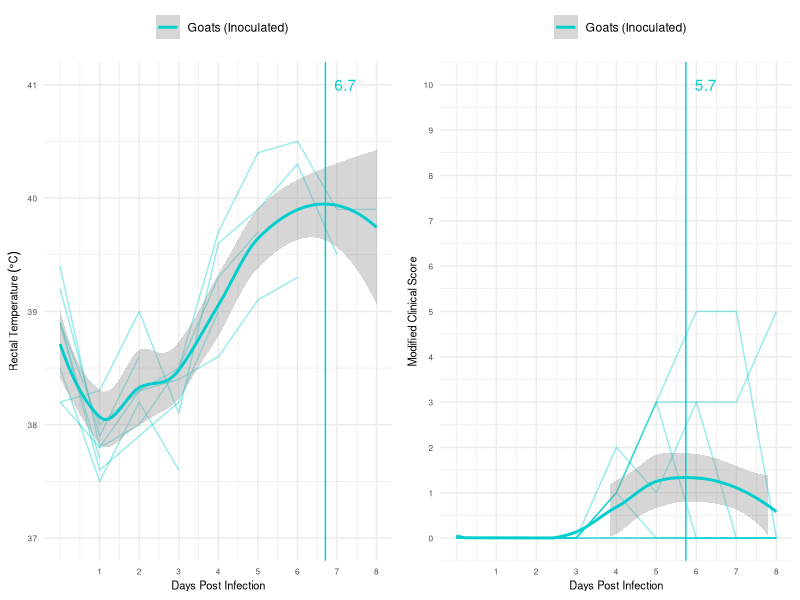
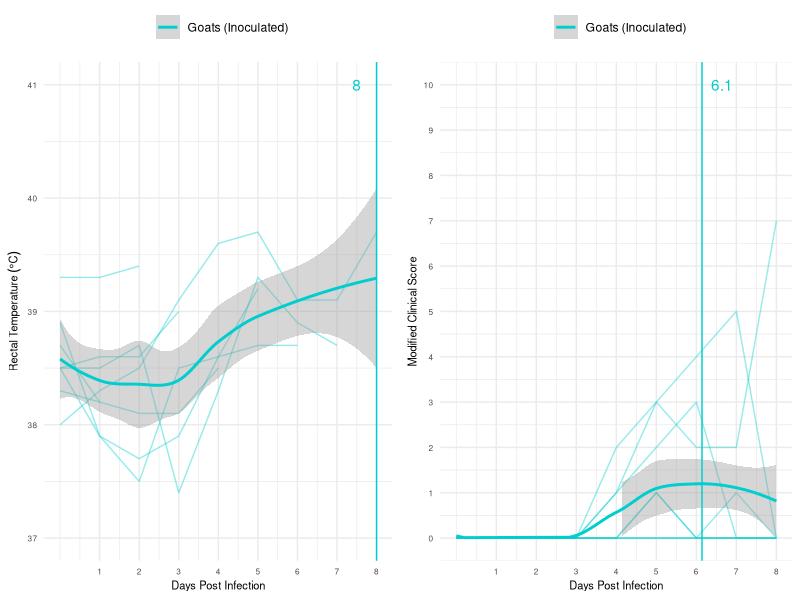
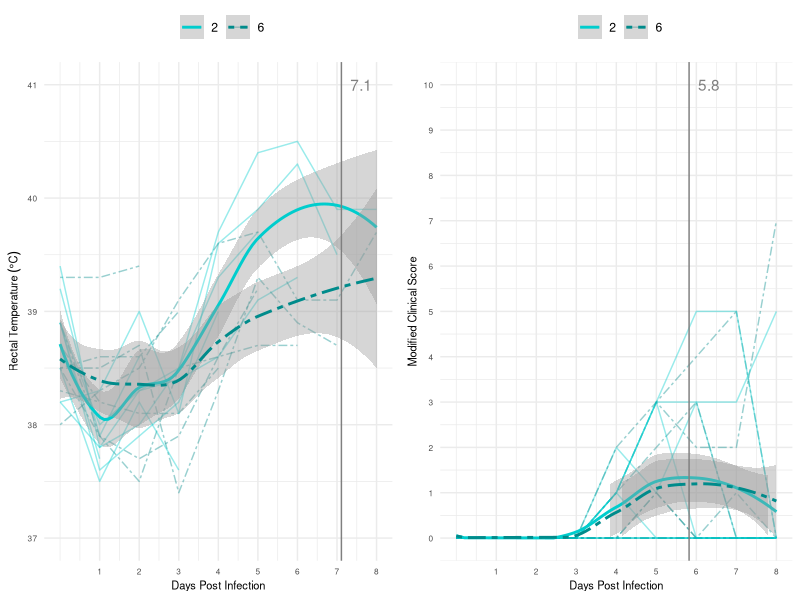
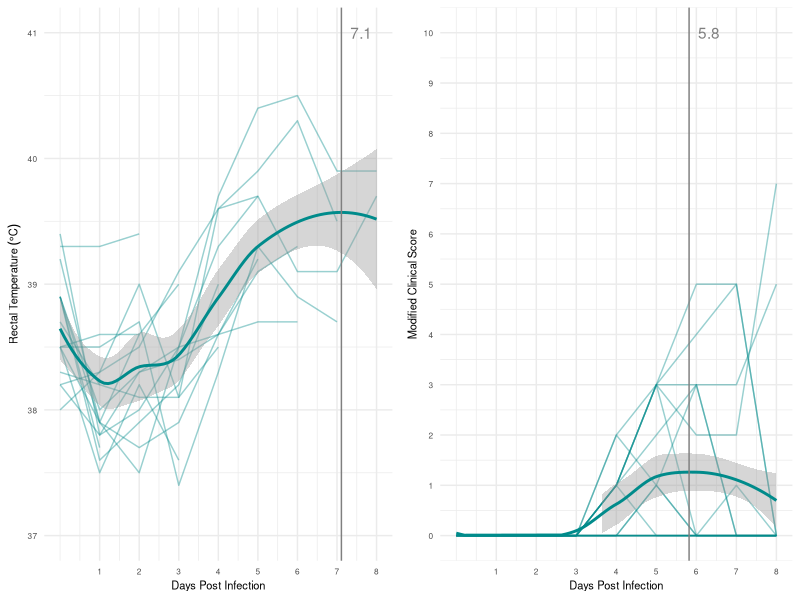

Reproduce these figures in R, in order.

#############################################################################################################
# Code written by: Catherine M. Herzog, PhD MPH
# Code last modified on: March 2, 2024
# Code purpose: analyze and visualize clinical data for goat sacrifice experiment

#############################################################################################################


######################
#  Load libraries ----
######################

library(ggplot2)   # for plotting figures
# library(mgcv)    # need if doing a GAM (generalized additive model) for the smooth
library(gridExtra) # for grid.arrange function in doing multiple plots for jpeg
library(tidyverse) # for piping %>%


###############################################
#  Clinical Data Import, Data Management  ----
###############################################

# Load the data by pointing to the location within the project that this data resides (do not need to setwd)
# Note: parenthesis are backward compared to Windows Explorer paths
clindat <- read.csv("data/goat_sac/clin/clindat_clean_goatsac.csv", header = TRUE) # use csv file name on your computer here

# Making sure each variable (column in data frame) is of the correct data type (factor, numeric, character, etc)
clindat$eartag <- as.factor(clindat$eartag)
clindat$barn <- as.factor(clindat$barn)
clindat$tempc <- as.numeric(clindat$tempc)
clindat <- subset(clindat, !dpi <0) # making sure there are no dpi prior to experiment start in the data
#clindat$dpi <- as.integer(clindat$dpi)

# Create clinical score without temperature - this is used throughout the file
clindat <- clindat %>% mutate(clinscore_mod = clindat$general + clindat$feces + clindat$odnd + clindat$headmucos +
                                                  clindat$resp)

# Setting the line and symbol colors for each barn and status
barncol <- c("2" = "cyan3", "6" = "cyan4")
color2 <- c("cyan4")

# Split data into each barn, and have combined barns
barn2 <- subset(clindat, barn == 2) 
barn6 <- subset(clindat, barn == 6)
barns26 <- subset(clindat, barn == 2 | barn == 6)


#####################
#  Barn 2 ----
#####################
# Barn 2: 8 Experimental Goats
# Smooth: LOESS 

# PEAKS
# Getting information about where there is a peak each clinical variable is
# rectal temp
barn2i1 <- barn2[barn2$tempc>=36 & barn2$tempc<=41,]
barn2i1_fit <- loess(tempc ~ dpi, barn2i1)
barn2i1_nd <- data.frame(dpi=seq(min(barn2i1$dpi), max(barn2i1$dpi), length=100))
barn2i1_nd$fit <- predict(barn2i1_fit, newdata=barn2i1_nd)
barn2i1tmax <- barn2i1_nd$dpi[which.max(barn2i1_nd$fit)]
#plot(barn2i1$tempc~barn2i1$dpi)
#lines(barn2i1_nd$fit~barn2i1_nd$dpi, col="grey")

# clinical score
barn2i1c <- barn2
barn2i1c_fit <- loess(clinscore_mod ~ dpi, barn2i1c)
barn2i1c_nd <- data.frame(dpi=seq(min(barn2i1c$dpi), max(barn2i1c$dpi), length=100))
barn2i1c_nd$fit <- predict(barn2i1c_fit, newdata=barn2i1c_nd)
barn2i1cmax <- barn2i1c_nd$dpi[which.max(barn2i1c_nd$fit)]
# plot(barn2i1c$clinscore_mod~barn2i1c$dpi)
# lines(barn2i1c_nd$fit~barn2i1c_nd$dpi, col="grey")


# PLOTTING
# Developing figure for rectal temperature and saving to an object
rt_barn2 <- ggplot(barn2, aes(dpi, tempc, color="cyan3")) +
  geom_line(aes(group = eartag), alpha = 0.4) +
  stat_smooth(method = "loess", formula = y ~ x, size =1) +
  #stat_smooth(method = "gam", formula = y ~ s(x, , k=7), size =1) +  # code for GAM instead of LOESS (not used)
  labs(x = "Days Post Infection", y = expression("Rectal Temperature " ( degree*C))) +
  scale_color_manual(name = "", 
                     labels = c("Goats (Inoculated)"),
                     values = "cyan3") +
  scale_x_continuous(limits = c(0,8), breaks = seq(0:8)) +
  scale_y_continuous(limits = c(37,41)) +
  # Next two lines are for plotting peaks, if desired
  geom_vline(aes(xintercept = barn2i1tmax), color = "cyan3") +
  annotate(geom = "text", x = (barn2i1tmax + 0.5), y = 41, label = paste(round(barn2i1tmax,1)), color = "cyan3") +
  theme_minimal() +
  theme(legend.position = "top", axis.title.y = element_text(size = 8), 
        axis.title.x = element_text(size = 8), axis.text=element_text(size=6))


# Developing figure for clinical score and saving to an object
cs_barn2 <- ggplot(barn2, aes(dpi, clinscore_mod, color="cyan3")) +
  geom_line(aes(group = eartag), alpha = 0.4) +
  stat_smooth(method = "loess", formula = y ~ x, size =1) +
  #stat_smooth(method = "gam", formula = y ~ s(x), size =1) +  # code for GAM instead of LOESS (not used)
  labs(x = "Days Post Infection", y = "Modified Clinical Score") +
  scale_color_manual(name = "", 
                     labels = c("Goats (Inoculated)"),
                     values = "cyan3") +
  scale_y_continuous(limits = c(0,10), breaks = seq(0, 10, 1)) +
  scale_x_continuous(limits = c(0,8), breaks = seq(0:8)) +
  # Next two lines are for plotting peaks, if desired
  geom_vline(aes(xintercept = barn2i1cmax), color = "cyan3") +
  annotate(geom = "text", x = (barn2i1cmax + 0.5), y = 10, label = paste(round(barn2i1cmax,1)), color = "cyan3") +
  theme_minimal() +
  theme(legend.position = "top", axis.title.y = element_text(size = 8), 
        axis.title.x = element_text(size = 8), axis.text=element_text(size=6))



#####################
#  Barn 6 ----
#####################
# Barn 6: 8 Experimental Goats
# Smooth: LOESS 

# PEAKS
# Getting information about where there is a peak each clinical variable is
# rectal temp
barn6i1 <- barn6[barn6$tempc>=36 & barn6$tempc<=41,]
barn6i1_fit <- loess(tempc ~ dpi, barn6i1)
barn6i1_nd <- data.frame(dpi=seq(min(barn6i1$dpi), max(barn6i1$dpi), length=100))
barn6i1_nd$fit <- predict(barn6i1_fit, newdata=barn6i1_nd)
barn6i1tmax <- barn6i1_nd$dpi[which.max(barn6i1_nd$fit)]
# plot(barn6i1$tempc~barn6i1$dpi)
# lines(barn6i1_nd$fit~barn6i1_nd$dpi, col="grey")

#clinical score
barn6i1c <- barn6
barn6i1c_fit <- loess(clinscore_mod ~ dpi, barn6i1c)
barn6i1c_nd <- data.frame(dpi=seq(min(barn6i1c$dpi), max(barn6i1c$dpi), length=100))
barn6i1c_nd$fit <- predict(barn6i1c_fit, newdata=barn6i1c_nd)
barn6i1cmax <- barn6i1c_nd$dpi[which.max(barn6i1c_nd$fit)]
# plot(barn6i1c$clinscore_mod~barn6i1c$dpi)
# lines(barn6i1c_nd$fit~barn6i1c_nd$dpi, col="grey")

# PLOTTING
# Developing figure for rectal temperature and saving to an object
rt_barn6 <- ggplot(barn6, aes(dpi, tempc, color="cyan3")) +
  geom_line(aes(group = eartag), alpha = 0.4) +
  stat_smooth(method = "loess", formula = y ~ x, size =1) +
  #stat_smooth(method = "gam", formula = y ~ s(x, , k=7), size =1) +  # code for GAM instead of LOESS (not used)
  labs(x = "Days Post Infection", y = expression("Rectal Temperature " ( degree*C))) +
  scale_color_manual(name = "", 
                     labels = c("Goats (Inoculated)"),
                     values = "cyan3") +
  scale_x_continuous(limits = c(0,8), breaks = seq(0:8)) +
  scale_y_continuous(limits = c(37,41)) +
  # Next two lines are for plotting peaks, if desired  NOTE: had to shift backward to see peak label in second line
  geom_vline(aes(xintercept = barn6i1tmax), color = "cyan3") +
  annotate(geom = "text", x = (barn6i1tmax - 0.5), y = 41, label = paste(round(barn6i1tmax,1)), color = "cyan3") + 
  theme_minimal() +
  theme(legend.position = "top", axis.title.y = element_text(size = 8), 
        axis.title.x = element_text(size = 8), axis.text=element_text(size=6))


# Developing figure for clinical score and saving to an object
cs_barn6 <- ggplot(barn6, aes(dpi, clinscore_mod, color="cyan3")) +
  geom_line(aes(group = eartag), alpha = 0.4) +
  stat_smooth(method = "loess", formula = y ~ x, size =1) +
  #stat_smooth(method = "gam", formula = y ~ s(x), size =1) +  # code for GAM instead of LOESS (not used)
  labs(x = "Days Post Infection", y = "Modified Clinical Score") +
  scale_color_manual(name = "", 
                     labels = c("Goats (Inoculated)"),
                     values = "cyan3") +
  scale_y_continuous(limits = c(0,10), breaks = seq(0, 10, 1)) +
  scale_x_continuous(limits = c(0,8), breaks = seq(0:8)) +
  # Next two lines are for plotting peaks, if desired
  geom_vline(aes(xintercept = barn6i1cmax), color = "cyan3") +
  annotate(geom = "text", x = (barn6i1cmax + 0.5), y = 10, label = paste(round(barn6i1cmax,1)), color = "cyan3") +
  theme_minimal() +
  theme(legend.position = "top", axis.title.y = element_text(size = 8), 
        axis.title.x = element_text(size = 8), axis.text=element_text(size=6))




######################
#  Combined Barns ----
######################
# All experimental barns together, total 16 experimental Goats
# Smooth: LOESS 

# PEAKS
# Getting information about where there is a peak each clinical variable is
# rectal temp
barns26i1 <- barns26[barns26$tempc>=36 & barns26$tempc<=41,]
barns26i1_fit <- loess(tempc ~ dpi, barns26i1)
barns26i1_nd <- data.frame(dpi=seq(min(barns26i1$dpi), max(barns26i1$dpi), length=100))
barns26i1_nd$fit <- predict(barns26i1_fit, newdata=barns26i1_nd)
barns26i1tmax <- barns26i1_nd$dpi[which.max(barns26i1_nd$fit)]
# plot(barns26i1$tempc~barns26i1$dpi)
# lines(barns26i1_nd$fit~barns26i1_nd$dpi, col="grey")

#clinical score
barns26i1c <- barns26
barns26i1c_fit <- loess(clinscore_mod ~ dpi, barns26i1c)
barns26i1c_nd <- data.frame(dpi=seq(min(barns26i1c$dpi), max(barns26i1c$dpi), length=100))
barns26i1c_nd$fit <- predict(barns26i1c_fit, newdata=barns26i1c_nd)
barns26i1cmax <- barns26i1c_nd$dpi[which.max(barns26i1c_nd$fit)]
# plot(barns26i1c$clinscore_mod~barns26i1c$dpi)
# lines(barns26i1c_nd$fit~barns26i1c_nd$dpi, col="grey")


# PLOTTING
# Developing figure for rectal temperature and saving to an object
rt_barns26 <- ggplot(barns26, aes(dpi, tempc, color=barn, linetype = barn)) +
  geom_line(aes(group = eartag, linetype = barn), alpha = 0.4) +
  stat_smooth(method = "loess", formula = y ~ x, size =1) +
  #stat_smooth(method = "gam", formula = y ~ s(x, , k=7), size =1) +  # code for GAM instead of LOESS (not used)
  labs(x = "Days Post Infection", y = expression("Rectal Temperature " ( degree*C))) +
  scale_linetype_manual(name = "", values = c("2" = "solid", "6" = "twodash")) +
  scale_color_manual(name = "", 
                     #labels = c("Goats", "Goats"),
                     values = barncol) +
  scale_x_continuous(limits = c(0,8), breaks = seq(0:8)) +
  scale_y_continuous(limits = c(37,41)) +
  # Next two lines are for plotting peaks, if desired
  geom_vline(aes(xintercept = barns26i1tmax), color = "grey50") +
  annotate(geom = "text", x = (barns26i1tmax + 0.5), y = 41, label = paste(round(barns26i1tmax,1)), color = "grey50") +
  theme_minimal() +
  theme(legend.position = "top", axis.title.y = element_text(size = 8), 
        axis.title.x = element_text(size = 8), axis.text=element_text(size=6))


# Developing figure for clinical score and saving to an object
cs_barns26 <- ggplot(barns26, aes(dpi, clinscore_mod, color=barn, linetype = barn)) +
  geom_line(aes(group = eartag, linetype = barn), alpha = 0.4) +
  stat_smooth(method = "loess", formula = y ~ x, size =1) +
  #stat_smooth(method = "gam", formula = y ~ s(x), size =1) +  # code for GAM instead of LOESS (not used)
  labs(x = "Days Post Infection", y = "Modified Clinical Score") +
  scale_linetype_manual(name = "", values = c("2" = "solid", "6" = "twodash")) +
  scale_color_manual(name = "", 
                     #labels = c("Goats", "Goats"),
                     values = barncol) +
  scale_y_continuous(limits = c(0,10), breaks = seq(0, 10, 1)) +
  scale_x_continuous(limits = c(0,8), breaks = seq(0:8)) +
  # Next two lines are for plotting peaks, if desired
  geom_vline(aes(xintercept = barns26i1cmax), color = "grey50") +
  annotate(geom = "text", x = (barns26i1cmax + 0.5), y = 10, label = paste(round(barns26i1cmax,1)), color = "grey50") +
  theme_minimal() +
  theme(legend.position = "top", axis.title.y = element_text(size = 8), 
        axis.title.x = element_text(size = 8), axis.text=element_text(size=6))


# PLOTTING
# Developing figure for rectal temperature and saving to an object
rt_barns26c <- ggplot(barns26, aes(dpi, tempc, color = species)) +
  geom_line(aes(group = eartag), alpha = 0.4) +
  stat_smooth(method = "loess", formula = y ~ x, size =1) +
  #stat_smooth(method = "gam", formula = y ~ s(x, , k=7), size =1) +  # code for GAM instead of LOESS (not used)
  labs(x = "Days Post Infection", y = expression("Rectal Temperature " ( degree*C))) +
  scale_linetype_manual(name = "", values = c("2" = "solid", "6" = "twodash")) +
  scale_color_manual(name = "", 
                     #labels = c("Goats"),
                     values = color2) +
  scale_x_continuous(limits = c(0,8), breaks = seq(0:8)) +
  scale_y_continuous(limits = c(37,41)) +
  # Next two lines are for plotting peaks, if desired
  geom_vline(aes(xintercept = barns26i1tmax), color = "grey50") +
  annotate(geom = "text", x = (barns26i1tmax + 0.5), y = 41, label = paste(round(barns26i1tmax,1)), color = "grey50") +
  theme_minimal() +
  theme(legend.position = "none", axis.title.y = element_text(size = 8), 
        axis.title.x = element_text(size = 8), axis.text=element_text(size=6))


# Developing figure for clinical score and saving to an object
cs_barns26c <- ggplot(barns26, aes(dpi, clinscore_mod, color = species)) +
  geom_line(aes(group = eartag), alpha = 0.4) +
  stat_smooth(method = "loess", formula = y ~ x, size =1) +
  #stat_smooth(method = "gam", formula = y ~ s(x), size =1) +  # code for GAM instead of LOESS (not used)
  labs(x = "Days Post Infection", y = "Modified Clinical Score") +
  scale_linetype_manual(name = "", values = c("2" = "solid", "6" = "twodash")) +
  scale_color_manual(name = "", 
                     #labels = c("Goats"),
                     values = color2) +
  scale_y_continuous(limits = c(0,10), breaks = seq(0, 10, 1)) +
  scale_x_continuous(limits = c(0,8), breaks = seq(0:8)) +
  # Next two lines are for plotting peaks, if desired
  geom_vline(aes(xintercept = barns26i1cmax), color = "grey50") +
  annotate(geom = "text", x = (barns26i1cmax + 0.5), y = 10, label = paste(round(barns26i1cmax,1)), color = "grey50") +
  theme_minimal() +
  theme(legend.position = "none", axis.title.y = element_text(size = 8), 
        axis.title.x = element_text(size = 8), axis.text=element_text(size=6))

########################################
#  Saving figures to file (as jpeg) ----
########################################

jpeg("output/goat_sac/pprv_goatsac_clin_barn2_todpi8.jpeg", width = 6, height = 3, units = "in", quality = 100, res = 600)
grid.arrange(rt_barn2, cs_barn2, ncol=2)
invisible(dev.off())

jpeg("output/goat_sac/pprv_goatsac_clin_barn6_todpi8.jpeg", width = 6, height = 3, units = "in", quality = 100, res = 600)
grid.arrange(rt_barn6, cs_barn6, ncol=2)
invisible(dev.off())

jpeg("output/goat_sac/pprv_goatsac_clin_barns26_todpi8.jpeg", width = 6, height = 3, units = "in", quality = 100, res = 600)
grid.arrange(rt_barns26, cs_barns26, ncol=2)
invisible(dev.off())

jpeg("output/goat_sac/pprv_goatsac_clin_barns26c_todpi8.jpeg", width = 6, height = 3, units = "in", quality = 100, res = 600)
grid.arrange(rt_barns26c, cs_barns26c, ncol=2)
invisible(dev.off())

# If need symbols by unique eartag, sample code for this is in PPRV Trial Stage 1.1A code
